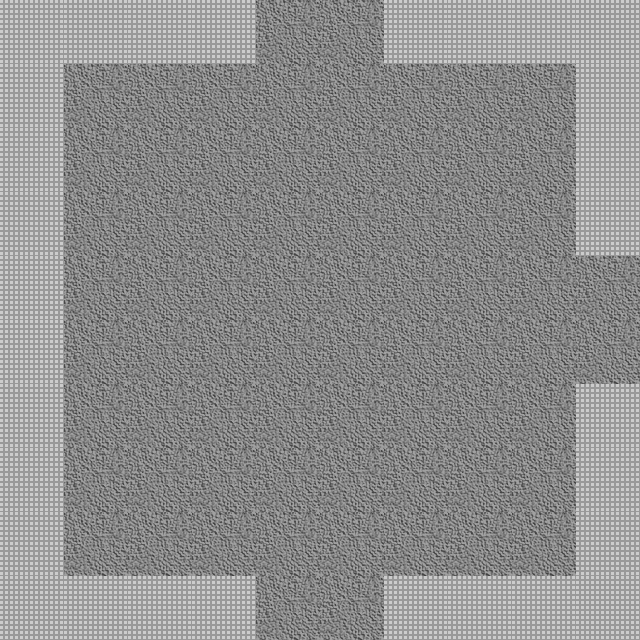

The image is a tile-based game level rendered from a .tmx file. Its description and source (layers, tilesets, objects; grid data summarised) follow:
An orthogonal 10x10 tile map with 64x64 px tiles, 2 tile layers (Floor, Wall), 2 tilesets and 4 objects.

<map version="1.0" orientation="orthogonal" renderorder="right-down" width="10" height="10" tilewidth="64" tileheight="64" nextobjectid="26">
 <properties>
  <property name="unity:resource" value="True" />
  <property name="unity:tag" value="Room" />
 </properties>
 <tileset firstgid="1" name="DungeonTilePH" tilewidth="64" tileheight="64" tilecount="2">
  <image source="../Sprites/DungeonTilePH.png" width="128" height="64" />
  <tile id="0">
   <objectgroup draworder="index" />
  </tile>
  <tile id="1">
   <objectgroup draworder="index">
    <object id="0" x="-0.25" y="-0.25" width="64.375" height="64.125" />
   </objectgroup>
  </tile>
 </tileset>
 <tileset firstgid="3" name="BlobPH" tilewidth="64" tileheight="64" tilecount="3">
  <image source="../Sprites/BlobPH.png" width="192" height="64" />
  <tile id="0">
   <properties>
    <property name="Spawn" value="fl1mob" />
   </properties>
  </tile>
 </tileset>
 <layer name="Floor" width="10" height="10">
  <properties>
   <property name="unity:sortingLayerName" value="Floor" />
   <property name="unity:tag" value="Floor" />
  </properties>
  <data>[100 cells, 100 non-empty, 1 distinct tile ids]</data>
 </layer>
 <layer name="Wall" width="10" height="10">
  <properties>
   <property name="ChildTag" value="Wall" />
   <property name="unity:tag" value="Wall" />
  </properties>
  <data>[100 cells, 30 non-empty, 1 distinct tile ids]</data>
 </layer>
 <objectgroup name="Mobs" />
 <objectgroup name="Exits">
  <object id="17" x="248" y="-21.3333" width="141.333" height="48">
   <properties>
    <property name="Exit" value="N" />
   </properties>
  </object>
  <object id="19" x="609.333" y="244" width="48" height="149.333">
   <properties>
    <property name="Exit" value="E" />
   </properties>
  </object>
  <object id="21" x="237.333" y="605.333" width="162.667" height="49.3333">
   <properties>
    <property name="Exit" value="S" />
   </properties>
  </object>
 </objectgroup>
</map>
